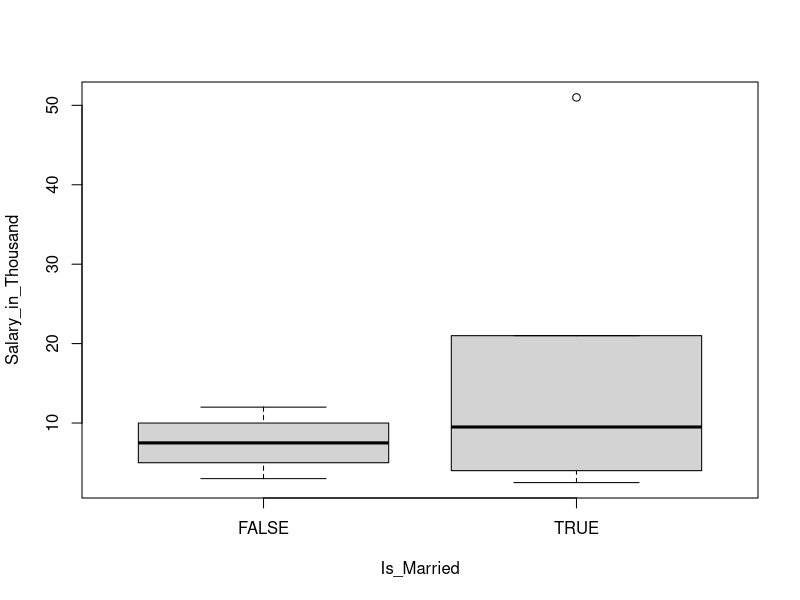

Reproduce this figure in R.
Emp_Id <- c(10,20,30,40,50,60,70,80,90,100)
Is_Married <- c(TRUE,FALSE,TRUE,FALSE,TRUE,FALSE,TRUE,FALSE,TRUE,TRUE)
Salary_in_Thousand <- c(2.5, 8, 10, 7, 9, 12, 21, 3, 4, 51)

# Join the variables to create a data frame

df <- data.frame(Emp_Id, Is_Married, Salary_in_Thousand)
df
boxplot(Salary_in_Thousand~Is_Married, data = df)
